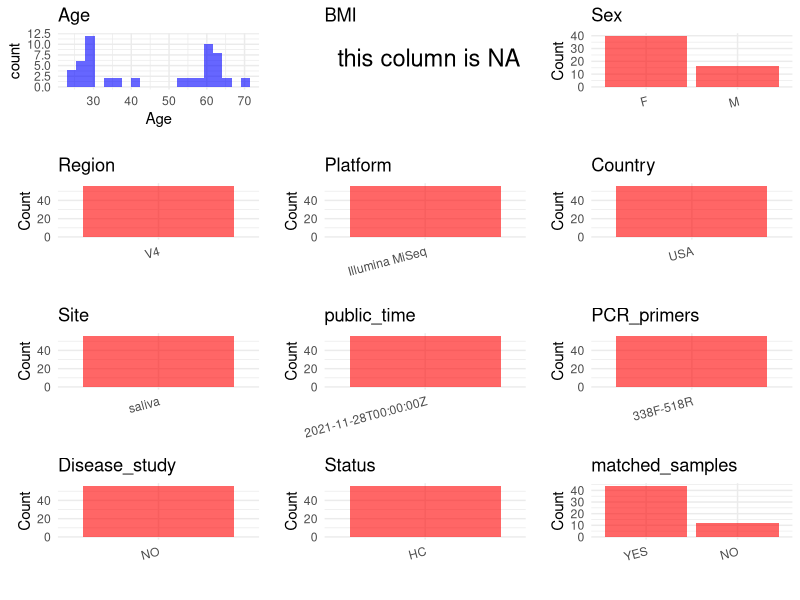

The R source for this figure: (Note: this script raises an error after producing the figure.)
## ---- chunk 1
# Load necessary libraries
library(dplyr)
library(ggplot2)
library(cowplot)

# Set working directory (update this path to your local directory)
setwd("E:/bioproject/PRJEB48040")

# Read the initial metadata files
initial_meta <- read.csv("SraRunTable.csv", header = T)

# Remove entries non-oral samples
initial_meta <- initial_meta[initial_meta$env_material != "", ]

# Display the first few rows of the metadata
head(initial_meta)
## ---- chunk 2
# Create a uniform metadata dataframe
metadata <- data.frame(
  BioProject = initial_meta$BioProject,
  Run = initial_meta$Run,
  sample_name = initial_meta$host_subject_id,
  Age = initial_meta$Host_age,
  BMI = NA,  
  Sex = initial_meta$host_sex,
  Region = initial_meta$target_subfragment..exp.,
  Platform = initial_meta$Instrument,
  Site = initial_meta$env_material,
  public_time = initial_meta$ReleaseDate,
  stringsAsFactors=FALSE
)

# Use abbreviations to indicate gender
metadata <- metadata %>%
  mutate(Sex = recode(Sex, "female" = "F", "male" = "M"))
## ---- chunk 3
# Add information obtained from the publication
metadata$Country <- "USA"
metadata$PCR_primers <- "338F-518R"
metadata$title <- "Assessing saliva microbiome collection and processing methods"
metadata$Disease_study <- "NO"

# Assign disease status based on sample_name patterns
metadata$Status <- "HC"

#extract subject id by remove prefix of sample_name
metadata$sample_name <- gsub("FN|SP|FP|SN", "", metadata$sample_name)

# Check initial data distribution
cat("Initial sample distribution:\n")
table(metadata$sample_name)
table(metadata$Site)

# Calculate sampling frequency per subject
sample_counts <- table(metadata$sample_name)
cat("\nNumber of samples per subject:\n")
print(sample_counts)

# Create matched_samples column
metadata$matched_samples <- ifelse(metadata$sample_name %in% names(sample_counts[sample_counts >= 2]), "YES", "NO")

cat("\nMatched samples distribution:\n")
table(metadata$matched_samples)

# Identify samples for removal: single samples excluding saliva and tongue coat
single_samples <- names(sample_counts[sample_counts == 1])
samples_to_remove <- metadata$sample_name %in% single_samples & 
                     !(metadata$Site %in% c("saliva", "tongue coat"))

cat("\nNumber of samples to be removed:", sum(samples_to_remove), "\n")

# Remove identified samples
metadata_clean <- metadata[!samples_to_remove, ]

cat("\nFinal sample distribution after cleaning:\n")
table(metadata_clean$sample_name)
table(metadata_clean$Site)
table(metadata_clean$matched_samples)

# Use cleaned dataset for subsequent analysis
metadata <- metadata_clean
## ---- chunk 4
# Check the number of unique runs and sample names
print(paste("Number of unique runs:", length(unique(metadata$Run))))
print(paste("Number of unique sample names:", length(unique(metadata$sample_name))))
## ---- chunk 5
# Select columns for visualization
plot_data <- metadata %>%
  select(-BioProject, -Run, -sample_name, -title)

# Function to create simple plots for each column
create_simple_plots <- function(data) {
  plots <- list()
  
  for (col in colnames(data)) {
    # Check if the column is all NA
    if (all(is.na(data[[col]]))) {
      # Create an empty plot with text indicating all NA
      p <- ggplot() +
        annotate("text", x = 0.5, y = 0.5, label = "this column is NA", size = 6) +
        labs(title = col) +
        theme_void()
    } else if (is.numeric(data[[col]])) {
      # Numeric variable: histogram
      p <- ggplot(data, aes(x = .data[[col]])) +
        geom_histogram(fill = "blue", alpha = 0.6, bins = 20, na.rm = TRUE) +
        labs(title = col) +
        theme_minimal()
    } else {
      # Categorical variable: bar plot (remove NA values)
      count_data <- as.data.frame(table(data[[col]], useNA = "ifany"))
      p <- ggplot(count_data, aes(x = reorder(Var1, -Freq), y = Freq)) +
        geom_col(fill = "red", alpha = 0.6) +
        labs(title = col, x = NULL, y = "Count") +
        theme_minimal() +
        theme(axis.text.x = element_text(angle = 15, hjust = 1))
    }
    plots[[col]] <- p
  }
  
  return(plots)
}

# Generate and arrange plots
plots <- create_simple_plots(plot_data)
p<-plot_grid(plots$Age, 
          plots$BMI, 
          plots$Sex, 
          plots$Region, 
          plots$Platform, 
          plots$Country, 
          plots$Site,
          plots$public_time, 
          plots$PCR_primers,
          plots$Disease_study,
          plots$Status,
          plots$matched_samples,# add 
          ncol = 3, align = "hv", axis = "lb")
ggsave("Metadata_Summary.png", plot = p, width = 8, height = 6, dpi = 150)
## ---- chunk 6
knitr::include_graphics("Metadata_Summary.png")
## ---- chunk 7
# Reorder columns to match the desired format
metadata <- metadata[, c(
  "BioProject", "Run", "sample_name", "Age", "BMI", "Sex", 
  "Region", "Platform", "Country", "Site", "public_time", 
  "PCR_primers", "title", "Disease_study", "Status", "matched_samples"
)]

# Export the uniform metadata to a CSV file
write.csv(metadata, file = "metadata.csv", quote = FALSE)
head(metadata)
